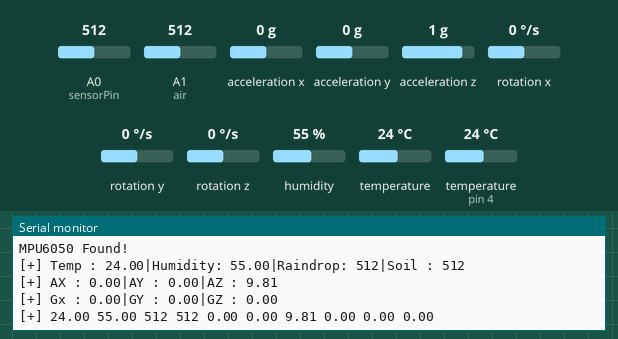
Simulated run of this sketch. Board: Arduino Uno, built with avr-gcc and run on an emulated ATmega328P. On the bench: the last lines printed to the serial monitor. The test bench sets the inputs (shaded band); at power-on: acceleration x 0 g, humidity 55 %, A0 (sensorPin) = 512, A1 (air) = 512, acceleration y 0 g, temperature (sensor on pin 4) 24 °C, acceleration z 1 g, rotation x 0 °/s, rotation y 0 °/s, rotation z 0 °/s, temperature 24 °C.

Above: at 1.8 s.
1.9 s: acceleration x set to -1.4 g
At 2.6 s:
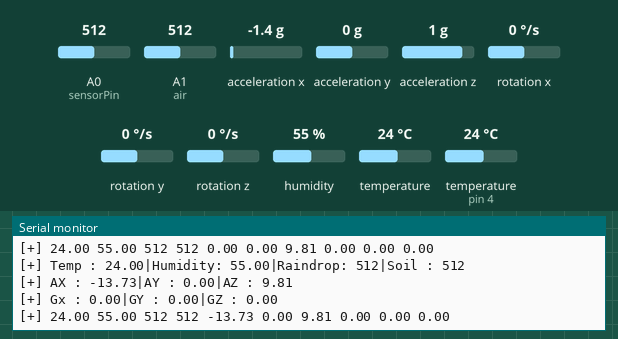
3.4 s: humidity set to 22 %
At 4.7 s:
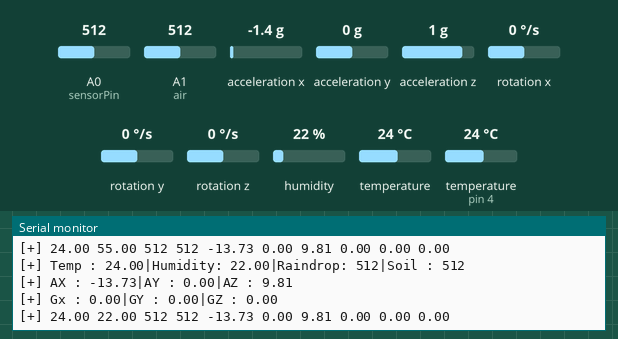
4.9 s: A0 (sensorPin) set to 716
At 5.9 s:
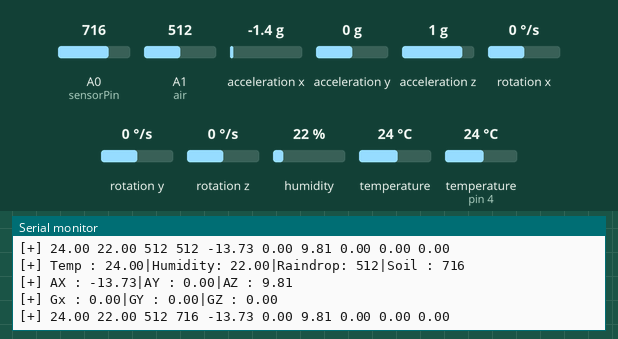
6.4 s: A1 (air) set to 716
At 7.8 s:
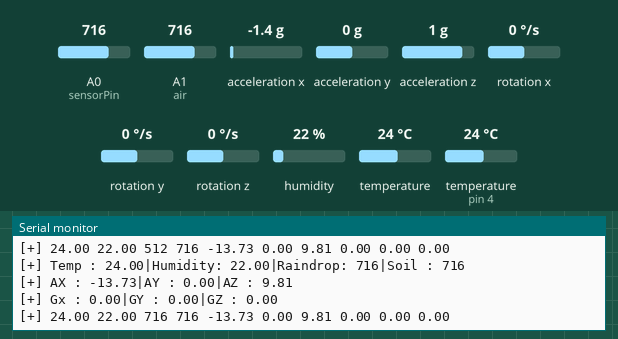
7.9 s: acceleration y set to -1.4 g
At 9.1 s:
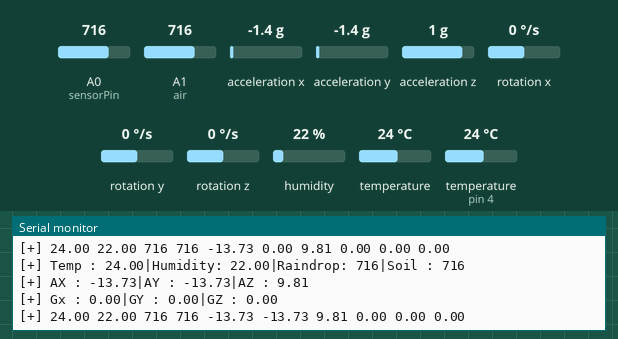
9.4 s: temperature (sensor on pin 4) set to 12 °C
At 10.3 s:
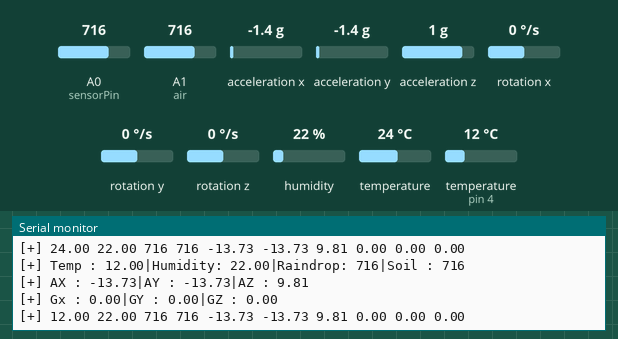

Measured:
- after the input at 1.9 s, the serial monitor: prints a new line after 0.19 s (image 1)
- after the input at 3.4 s, the serial monitor: prints a new line after 0.79 s (image 2)
- after the input at 4.9 s, the serial monitor: prints a new line after 0.34 s (image 3)
- after the input at 6.4 s, the serial monitor: prints a new line after 0.95 s (image 4)
- after the input at 7.9 s, the serial monitor: prints a new line after 0.51 s (image 5)
- after the input at 9.4 s, the serial monitor: prints a new line after 0.05 s (image 6)

The sketch:

LANDSLIDE_COMPLETE.ino
```cpp
/*
BERISIKAN beberapa module disini
dan juga ada koneksi dengan nodemcu
List module yang digunakan:
Arduino:
1. Soil [Moisture]
2. Humidity + Temperature
3. Raindrop
4. Gyroscope
*/
#include <Adafruit_MPU6050.h>
#include <Adafruit_Sensor.h>
#include <SoftwareSerial.h>
#include <ArduinoJson.h>
#include <dht.h>


// Timer variables
unsigned long lastTime = 0;
unsigned long lastTimeTemperature = 0;
unsigned long lastTimeAcc = 0;
unsigned long gyroDelay = 10;
unsigned long temperatureDelay = 1000;
unsigned long accelerometerDelay = 200;

// Create a sensor object
Adafruit_MPU6050 mpu;

sensors_event_t a, g, temp;

float gyroX, gyroY, gyroZ;
float accX, accY, accZ;
float temperature;

//Gyroscope sensor deviation
float gyroXerror = 0.07;
float gyroYerror = 0.03;
float gyroZerror = 0.01;


//SENSOR DHT INISIALISASI
#include <dht.h>
#define DATA_PIN 4 // Definisi Pin untuk DHT22
dht DHT; // Buat DHT object


//SENSOR SOIL
#define sensorPin A0


//SENSOR RAINDROP
int air = A1;
const int bawah = 0;
const int atas = 1024;


//KONEKSI NODEMCU dengan UNO
#include <SoftwareSerial.h>
#include <ArduinoJson.h>
SoftwareSerial mm (3, 2);

// Init MPU6050
void initMPU(){
  while(true){
    if (!mpu.begin()) {
      Serial.println("Failed to find MPU6050 chip");
    }
    break;
  }

  Serial.println("MPU6050 Found!");
}


String giro(){
  mpu.getEvent(&a, &g, &temp);


  float gyroX_temp = g.gyro.x;
  if(abs(gyroX_temp) > gyroXerror)  {
    gyroX += gyroX_temp/50.00;
  }

  float gyroY_temp = g.gyro.y;
  if(abs(gyroY_temp) > gyroYerror) {
    gyroY += gyroY_temp/70.00;
  }

  float gyroZ_temp = g.gyro.z;
  if(abs(gyroZ_temp) > gyroZerror) {
    gyroZ += gyroZ_temp/90.00;
  }

  String total = "X : "+String(gyroX)+" | Y : "+String(gyroY)+" | Z : "+String(gyroZ);
  return String(gyroX)+" "+String(gyroY)+" "+String(gyroZ);
}

String acc() {
  mpu.getEvent(&a, &g, &temp);
  accX = a.acceleration.x;
  accY = a.acceleration.y;
  accZ = a.acceleration.z;
  int pitch = -(atan2(accX, sqrt(accY*accY + accZ*accZ))*180.0)/M_PI;
  String total = "X : "+String(accX)+" | Y : "+String(accY)+" | Z : "+String(accZ);
  //Serial.println(total);
  return String(accX)+" "+String(accY)+" "+String(accZ);
}

String getTemperature(){
  mpu.getEvent(&a, &g, &temp);
  temperature = temp.temperature;
  return String(temperature);
}

void setup() {
  Serial.begin(115200);
  mm.begin(115200);
  initMPU();
}

String read_humidity(){
  int readData = DHT.read22(DATA_PIN); // baca Data dari sensor
  float h = DHT.humidity; // Ambil nilai Kelembaban
  return String(h);
}

String read_temperature(){
  int readData = DHT.read22(DATA_PIN); // baca Data dari sensor
  float t = DHT.temperature; // Ambil nilai Suhu
  String complete = String(t);
  return complete;
}


String read_soil(){
	int val = analogRead(sensorPin);
	return String(val);
}


String read_raindrop(){
  int data_air = analogRead(air);
  int range = map(data_air, bawah, atas, 0, 3);
  return (String(data_air));
}

String getValue(String data, char separator, int index)
{
  int found = 0;
  int strIndex[] = {0, -1};
  int maxIndex = data.length()-1;

  for(int i=0; i<=maxIndex && found<=index; i++){
    if(data.charAt(i)==separator || i==maxIndex){
        found++;
        strIndex[0] = strIndex[1]+1;
        strIndex[1] = (i == maxIndex) ? i+1 : i;
    }
  }

  return found>index ? data.substring(strIndex[0], strIndex[1]) : "";
}

void loop() {
  if ((millis() - lastTime) > gyroDelay) {
    String dht22_ = read_temperature();
    String humidity = read_humidity();
    String soil_ = read_soil();
    String raindrop_ = read_raindrop();
    String output = "[+] Temp : "+dht22_+"|Humidity: "+humidity+"|Raindrop: "+raindrop_+"|Soil : "+soil_;
    String ax = getValue(acc(), ' ', 0);
    String ay = getValue(acc(), ' ', 1);
    String az = getValue(acc(), ' ', 2);
    String gx = getValue(giro(), ' ', 0);
    String gy = getValue(giro(), ' ', 1);
    String gz = getValue(giro(), ' ', 2);
    String accelerator=  "[+] AX : "+ax+"|AY : "+ay+"|AZ : "+az;
    String gyroscope = "[+] Gx : "+gx+"|GY : "+gy+"|GZ : "+gz;


    Serial.println(output);
    Serial.println(accelerator);
    Serial.println(gyroscope);
    lastTime = millis();
    String kontinental = dht22_+" "+humidity+" "+raindrop_+" "+soil_+" "+acc()+" "+giro();
    kontinental.trim();
    Serial.println("[+] "+kontinental);
    Serial.println("");
    mm.println(kontinental);

  }
  delay(1000);

}
```
